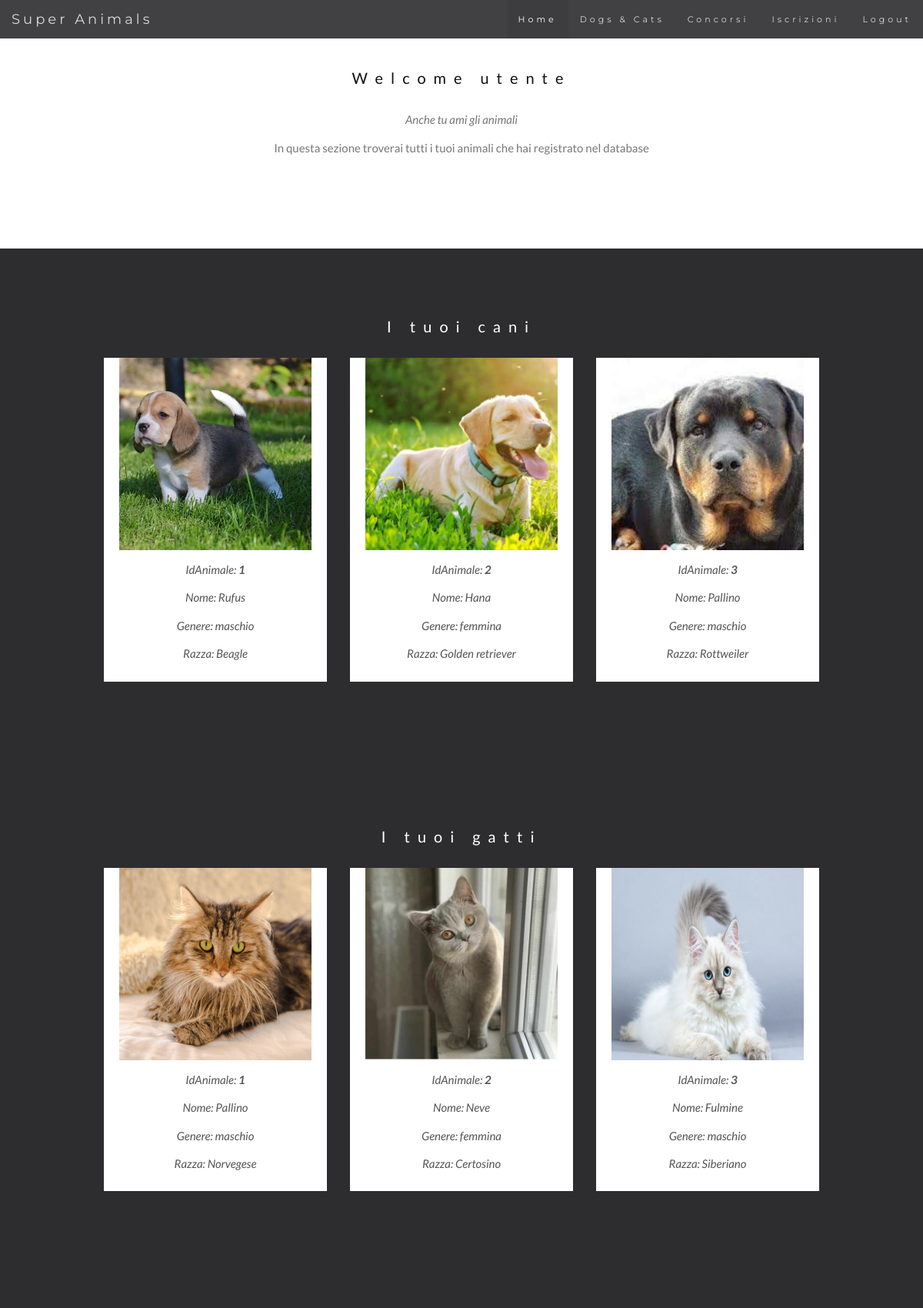
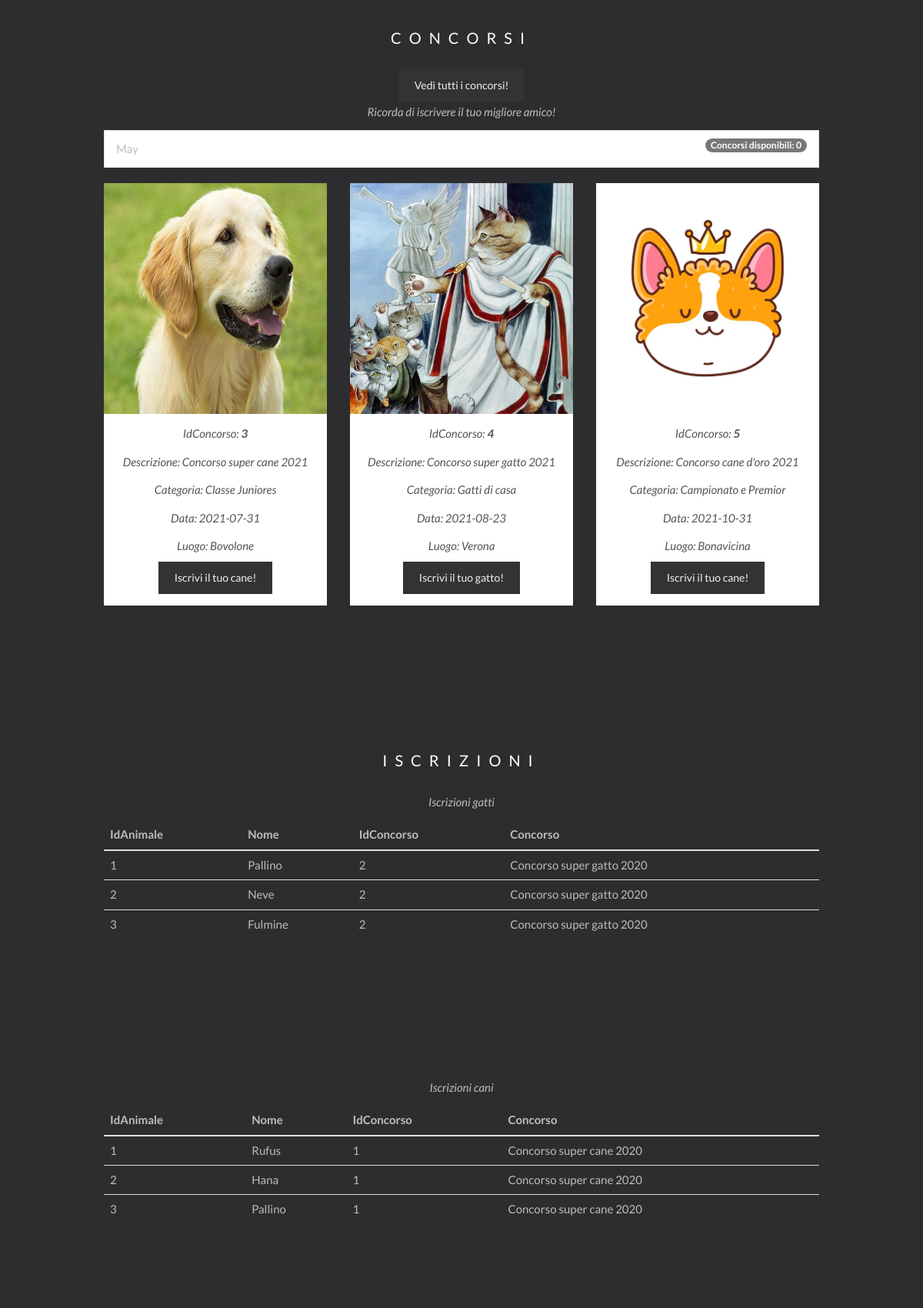
/welcome_user.php (signed in, upper part), run on the app's committed database (2 pictures, top to bottom).
### tables this page shows
CREATE TABLE utente(
    IdUtente INT AUTO_INCREMENT,
    username VARCHAR(25) NOT NULL,
    password VARBINARY(300) NOT NULL,
    ruolo VARCHAR(25) NOT NULL,
    PRIMARY KEY(IdUtente),
    CHECK(ruolo IN('utente', 'admin')),
    UNIQUE(username)
);

CREATE TABLE cane(
    IdCane INT AUTO_INCREMENT,
    nome VARCHAR(25) NOT NULL,
    genere VARCHAR(10) NOT NULL,
    razza VARCHAR(25) NOT NULL,
    immagine TINYTEXT NOT NULL,
    proprietario INT NOT NULL,
    PRIMARY KEY(IdCane),
    FOREIGN KEY(proprietario) REFERENCES utente(IdUtente)
);

CREATE TABLE gatto(
    IdGatto INT AUTO_INCREMENT,
    nome VARCHAR(25) NOT NULL,
    genere VARCHAR(10) NOT NULL,
    razza VARCHAR(25) NOT NULL,
    immagine TINYTEXT NOT NULL,
    proprietario INT NOT NULL,
    PRIMARY KEY(IdGatto),
    FOREIGN KEY(proprietario) REFERENCES utente(IdUtente)
);

CREATE TABLE concorso(
    IdConcorso INT AUTO_INCREMENT,
    descrizione VARCHAR(50) NOT NULL,
    animale VARCHAR(10) NOT NULL,
    categoria VARCHAR(50) NOT NULL,
    luogo VARCHAR(25) NOT NULL,
    data DATE NOT NULL,
    immagine TINYTEXT NOT NULL,
    PRIMARY KEY(IdConcorso),
    CHECK(animale IN ("cani", "gatti")),
    CHECK(categoria IN ("Classe Juniores", "Gatti di razza", "Gatti di casa", "cucciolate e cuccioli dai 3 ai 6 mesi", "classe Ph Premio d’Onore", "Campionato e Premior"))
);

CREATE TABLE iscrizioneGatto(
    concorso INT,
    gatto INT,
    PRIMARY KEY(concorso, gatto),
    FOREIGN KEY(concorso) REFERENCES concorso(IdConcorso),
    FOREIGN KEY(gatto) REFERENCES gatto(IdGatto)
);

CREATE TABLE iscrizioneCane(
    concorso INT,
    cane INT,
    PRIMARY KEY(concorso, cane),
    FOREIGN KEY(concorso) REFERENCES concorso(IdConcorso),
    FOREIGN KEY(cane) REFERENCES cane(IdCane)
);

### session.php (called while the page is built, shortened)
<?php
   include('config.php');
   $user_check = $_SESSION['login_user'];
   $ses_sql = mysqli_query($db,"SELECT username FROM utente WHERE username = '$user_check' ");
   $row = mysqli_fetch_array($ses_sql, MYSQLI_ASSOC);
   $login_session = $row['username'];
?>

### welcome_user.php (the view, shortened to what this page needs)
<?php
include('session.php');
$sql = "SELECT IdUtente FROM utente WHERE username = '$login_session'";
$result = mysqli_query($db, $sql);
$IdUtente = mysqli_fetch_assoc($result);
$IdUtente = $IdUtente["IdUtente"];
?>
<!DOCTYPE html>
<html lang="en">
    <head>
        <link rel="stylesheet" href="https://maxcdn.bootstrapcdn.com/bootstrap/3.4.1/css/bootstrap.min.css">
        <link rel="stylesheet" href="styles.css">
    </head>
    <body id="myPage" data-spy="scroll" data-target=".navbar" data-offset="50">
        <nav class="navbar navbar-default navbar-fixed-top">
            <div class="container-fluid">
                <div class="navbar-header">
                <a class="navbar-brand" href="#myPage">Super Animals</a>
                </div>
                <div class="collapse navbar-collapse" id="myNavbar">
                <ul class="nav navbar-nav navbar-right">
                    <li><a href="#myPage">Home</a></li>
                    <li><a href="#sezioneCani">Dogs & Cats</a></li>
                    <li><a href="#Concorsi">Concorsi</a></li>
                    <li><a href="#Iscrizioni">Iscrizioni</a></li>
                    <li><a href="./login.php">Logout</a></li>
                </ul>
                </div>
            </div>
        </nav>
        <div id="animalSection" class="container text-center">
            <h3>Welcome <?php echo $login_session; ?></h3>
            <p><em>Anche tu ami gli animali</em></p>
            <p>In questa sezione troverai tutti i tuoi animali che hai registrato nel database</p>
            <br>
        </div>
        <div id="sezioneCani" class="bg-1">
            <div class="container">
                <h3 class="text-center">I tuoi cani</h3>
                <?php
                $sql = "SELECT * FROM cane WHERE proprietario = $IdUtente";
                $result = mysqli_query($db, $sql);
                echo "<div class='row text-center'>\n";
                while($row = mysqli_fetch_assoc($result)){
                    $IdCane = $row["IdCane"];
                    $nome = $row["nome"];
                    $razza = $row["razza"];
                    $genere = $row["genere"];
                    $image = $row["immagine"];
                    echo "<div class='col-sm-4'>\n";
                    echo "<div class='thumbnail'>\n";
                    echo "<img src='./images/" . $image . "' style='width: 250px; height: 250px'>\n";
                    echo "<p>IdAnimale: <strong>" . $IdCane . "</strong></p>\n";
                    echo "<p>Nome: " . $nome . "</p>\n";
                    echo "<p>Genere: " . $genere . "</p>\n";
                    echo "<p>Razza: " . $razza . "</p>\n";
                    echo "</div>\n";
                    echo "</div>\n";
                }
                echo "</div>";
                ?>
            </div>
        </div>
        <div id="sezioneGatti" class="bg-1">
            <div class="container">
                <h3 class="text-center">I tuoi gatti</h3>
                <?php
                $sql = "SELECT * FROM gatto WHERE proprietario = $IdUtente";
                $result = mysqli_query($db, $sql);
                echo "<div class='row text-center'>\n";
                while($row = mysqli_fetch_assoc($result)){
                    $IdGatto = $row["IdGatto"];
                    $nome = $row["nome"];
                    $razza = $row["razza"];
                    $genere = $row["genere"];
                    $image = $row["immagine"];
                    echo "<div class='col-sm-4'>\n";
                    echo "<div class='thumbnail'>\n";
                    echo "<img src='./images/" . $image . "' style='width: 250px; height: 250px'>\n";
                    echo "<p>IdAnimale: <strong>" . $IdGatto . "</strong></p>\n";
                    echo "<p>Nome: " . $nome . "</p>\n";
                    echo "<p>Genere: " . $genere . "</p>\n";
                    echo "<p>Razza: " . $razza . "</p>\n";
                    echo "</div>\n";
                    echo "</div>\n";
                }
                echo "</div>";
                ?>
            </div>
        </div>
        <div id="Concorsi" class="bg-1">
            <div class="container">
                <h3 class="text-center">CONCORSI</h3>
                <div class="text-center">
                <a type="button" class='btn text-center' href="./concorsi.php">Vedi tutti i concorsi!</a>
                </div>
                <p class="text-center">Ricorda di iscrivere il tuo migliore amico!</p>
                <ul class="list-group">
                <?php
                    $sql = "SELECT COUNT(*) as numeroDiConcorsi FROM concorso WHERE data = CURDATE()";
                    $result = mysqli_query($db, $sql);
                    if ($row = mysqli_fetch_assoc($result)){
                    echo "<li class='list-group-item'>". date("F")." <span class='badge'>Concorsi disponibili: ".$row["numeroDiConcorsi"]."</span></li>";
                    }
                ?>
                </ul>
                <?php
                $current_date = date ("Y-m-d");
                $sql = "SELECT * FROM concorso";
                $result = mysqli_query($db, $sql);
                $count = 0;
                echo "<div class='row text-center'>\n";
                while($row = mysqli_fetch_assoc($result)){
                    if (strtotime($row["data"]) > strtotime($current_date)){
                    $count++;
                    $IdConcorso = $row["IdConcorso"];
                    $descrizione = $row["descrizione"];
                    $immagine = $row["immagine"];
                    $categoria = $row["categoria"];
                    $animale = $row["animale"];
                    $luogo = $row["luogo"];
                    $data = $row["data"];
                    echo "<div class='col-sm-4'>\n";
                    echo "<div class='thumbnail'>\n";
                    echo "<img src='./images/" . $immagine . "' style='width: 300px; height: 300px'>\n";
                    echo "<p>IdConcorso: <strong>" . $IdConcorso . "</strong></p>\n";
                    echo "<p>Descrizione: " . $descrizione . "</p>\n";
                    echo "<p>Categoria: " . $categoria . "</p>\n";
                    echo "<p>Data: " . $data . "</p>\n";
                    echo "<p>Luogo: " . $luogo . "</p>\n";
                    if ($animale == "cani"){
                        echo "<a type='button' class='btn text-center' href='iscrizione.php?IdConcorso=$IdConcorso&animale=$animale&descrizione=$descrizione&categoria=$categoria'>Iscrivi il tuo cane!</a>";
                    }else{
                        echo "<a type='button' class='btn text-center' href='iscrizione.php?IdConcorso=$IdConcorso&animale=$animale&descrizione=$descrizione&categoria=$categoria'>Iscrivi il tuo gatto!</a>";
                    }
                    echo "</div>\n";
                    echo "</div>\n";
                    if ($count == 3){
                        $count = 0;
                        echo "</div>\n";
                    }
                    }
                }
                ?>
        </div>
        <div id="Iscrizioni">
            <div class="bg-1">
            <div class="container">
                <h3 class="text-center">ISCRIZIONI</h3>
                <p class="text-center">Iscrizioni gatti</p>
                <table class="table">
                    <thead>
                        <tr>
                        <th scope="col">IdAnimale</th>
                        <th scope="col">Nome</th>
                        <th scope="col">IdConcorso</th>
                        <th scope="col">Concorso</th>
                        </tr>
                    </thead>
                    <tbody>
                    <?php
                        $sql = "SELECT * FROM iscrizioneGatto WHERE gatto IN (SELECT IdGatto FROM gatto WHERE proprietario = $IdUtente)";
                        $result = mysqli_query($db, $sql);
                        while($row = mysqli_fetch_assoc($result)){
                            $IdConcorso = $row["concorso"];
                            $IdGatto = $row["gatto"];
                            $sql = "SELECT nome FROM gatto WHERE IdGatto = $IdGatto";
                            $resultForGatto = mysqli_query($db, $sql);
                            $record = mysqli_fetch_assoc($resultForGatto);
                            $nomeGatto = $record["nome"];
                            $sql = "SELECT descrizione FROM concorso WHERE IdConcorso = $IdConcorso";
                            $resultForCourse = mysqli_query($db, $sql);
                            $record = mysqli_fetch_assoc($resultForCourse);
                            $descrizioneConcorso = $record["descrizione"];
                            echo "<tr>  \n";
                            echo "<td>" . $IdGatto . "</td> \n";
                            echo "<td>" . $nomeGatto . "</td> \n";
                            echo "<td>" . $IdConcorso . "</td> \n";
                            echo "<td>" . $descrizioneConcorso . "</td> \n";
                            echo "</tr> \n";
                        }
                    ?>
                    </tbody>
                </table>
            </div>
            </div>
            <div class="bg-1">
            <div class="container">
                <p class="text-center">Iscrizioni cani</p>
                <table class="table">
                    <thead>
                        <tr>
                        <th scope="col">IdAnimale</th>
                        <th scope="col">Nome</th>
                        <th scope="col">IdConcorso</th>
                        <th scope="col">Concorso</th>
                        </tr>
                    </thead>
                    <tbody>
                    <?php
                        $sql = "SELECT * FROM iscrizioneCane WHERE cane IN (SELECT IdCane FROM cane WHERE proprietario = $IdUtente)";
                        $result = mysqli_query($db, $sql);
                        while($row = mysqli_fetch_assoc($result)){
                            $IdConcorso = $row["concorso"];
                            $IdCane = $row["cane"];
                            $sql = "SELECT nome FROM cane WHERE IdCane = $IdCane";
                            $resultForCane = mysqli_query($db, $sql);
                            $record = mysqli_fetch_assoc($resultForCane);
                            $nomeCane = $record["nome"];
                            $sql = "SELECT descrizione FROM concorso WHERE IdConcorso = $IdConcorso";
                            $resultForCourse = mysqli_query($db, $sql);
                            $record = mysqli_fetch_assoc($resultForCourse);
                            $descrizioneConcorso = $record["descrizione"];
                            echo "<tr>  \n";
                            echo "<td>" . $IdCane . "</td> \n";
                            echo "<td>" . $nomeCane . "</td> \n";
                            echo "<td>" . $IdConcorso . "</td> \n";
                            echo "<td>" . $descrizioneConcorso . "</td> \n";
                            echo "</tr> \n";
                        }
                    ?>
                    </tbody>
                </table>
            </div>
            </div>
        </div>
        </div>
        <footer class="text-center">
        <br><br>
        </footer>
    </body>
</html>

### styles.css (style rules this page uses)
body { font: 400 15px/1.8 Lato, sans-serif; color: #777; }
h3, h4 { margin: 10px 0 30px 0; letter-spacing: 10px; font-size: 20px; color: #111; }
.container { padding: 80px 120px; }
.bg-1 { background: #2d2d30; color: #bdbdbd; }
.bg-1 h3 { color: #fff; }
.bg-1 p { font-style: italic; }
.list-group-item:first-child { border-top-right-radius: 0; border-top-left-radius: 0; }
.list-group-item:last-child { border-bottom-right-radius: 0; border-bottom-left-radius: 0; }
.thumbnail { padding: 0 0 15px 0; border: none; border-radius: 0; }
.thumbnail p { margin-top: 15px; color: #555; }
.btn { padding: 10px 20px; background-color: #333; color: #f1f1f1; border-radius: 0; transition: .2s; }
.navbar { font-family: Montserrat, sans-serif; margin-bottom: 0; background-color: #2d2d30; border: 0; font-size: 11px !important; letter-spacing: 4px; opacity: 0.9; }
.navbar li a, .navbar .navbar-brand { color: #d5d5d5 !important; }
.navbar-nav li.active a { color: #fff !important; background-color: #29292c !important; }
footer { background-color: #2d2d30; color: #f5f5f5; padding: 32px; }

### data on the page
utente: username "utente"
cane: immagine (picture), IdCane "1", nome "Rufus", genere "maschio", razza "Beagle"
cane: immagine (picture), IdCane "2", nome "Hana", genere "femmina", razza "Golden retriever"
cane: immagine (picture), IdCane "3", nome "Pallino", genere "maschio", razza "Rottweiler"
gatto: immagine (picture), IdGatto "1", nome "Pallino", genere "maschio", razza "Norvegese"
gatto: immagine (picture), IdGatto "2", nome "Neve", genere "femmina", razza "Certosino"
gatto: immagine (picture), IdGatto "3", nome "Fulmine", genere "maschio", razza "Siberiano"
concorso: immagine (picture), IdConcorso "3", descrizione "Concorso super cane 2021", categoria "Classe Juniores", data "2021-07-31", luogo "Bovolone"
concorso: immagine (picture), IdConcorso "4", descrizione "Concorso super gatto 2021", categoria "Gatti di casa", data "2021-08-23", luogo "Verona"
concorso: immagine (picture), IdConcorso "5", descrizione "Concorso cane d'oro 2021", categoria "Campionato e Premior", data "2021-10-31", luogo "Bonavicina"
iscrizionegatto: gatto "1", gatto.nome "Pallino", concorso "2", concorso.descrizione "Concorso super gatto 2020"
iscrizionegatto: gatto "2", gatto.nome "Neve", concorso "2", concorso.descrizione "Concorso super gatto 2020"
iscrizionegatto: gatto "3", gatto.nome "Fulmine", concorso "2", concorso.descrizione "Concorso super gatto 2020"
iscrizionecane: cane "1", cane.nome "Rufus", concorso "1", concorso.descrizione "Concorso super cane 2020"
iscrizionecane: cane "2", cane.nome "Hana", concorso "1", concorso.descrizione "Concorso super cane 2020"
iscrizionecane: cane "3", cane.nome "Pallino", concorso "1", concorso.descrizione "Concorso super cane 2020"

### other printed values
$row["numeroDiConcorsi"] "0"
